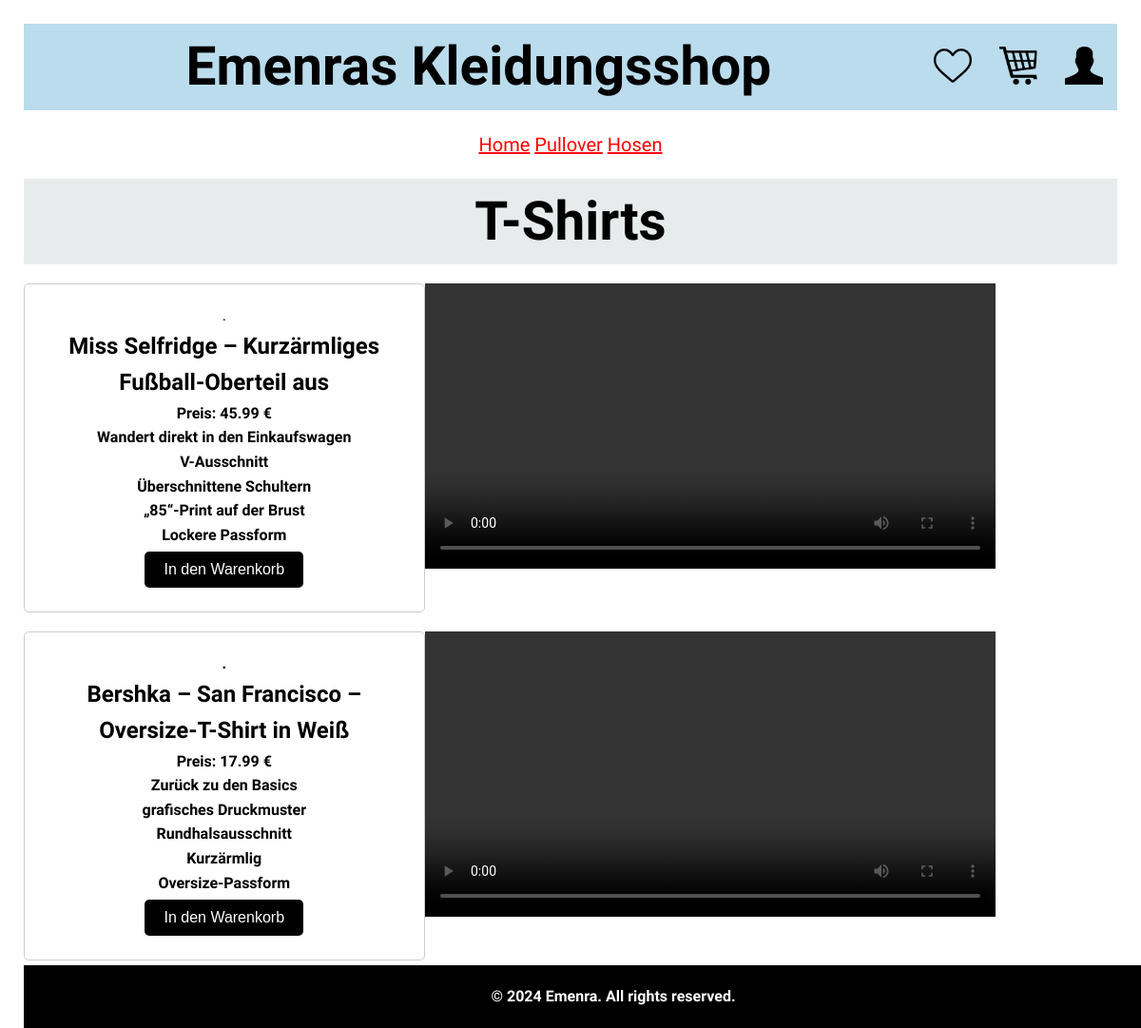
Screenshot of /tshirts.php with the database file from the repository.
### tables this page shows
CREATE TABLE `produkte` (
  `P_ID` int(11) NOT NULL,
  `P_Name` varchar(50) NOT NULL,
  `P_Beschreibung` varchar(500) NOT NULL,
  `P_Kategorie` varchar(50) NOT NULL,
  `P_Anzahl` text NOT NULL,
  `P_Preis` double NOT NULL,
  `P_Bewertung` double NOT NULL,
  `P_Größe` varchar(50) NOT NULL
);

### tshirts.php (the view, shortened to what this page needs)
<!DOCTYPE html>
<html lang="en">
<head>
    <link rel="stylesheet" href="style.css">
</head>
<body>
    <header>
        <section id="Uberschrift"><h1>Emenras Kleidungsshop
            <div id="icons-container">
            <img src="Icons\heart.png" alt="Icon 3" class="icon heart">
            <img src="Icons\cart-line-icon.png" alt="Icon 1" class="icon cart">
            <img src="Icons\male-icon.png" alt="Icon 2" class="icon person">
        </div>
    </h1>
</section>
<section id="links">
     <a href="index.html"> Home</a>
<a href="pullover.php">Pullover</a>
                <a href="Hosen.php">Hosen</a>
       </section>
   <section id="Pullover">  <h1>T-Shirts</h1></section>
</head>
<body>
<?php
$servername = "localhost";
$username = "root";
$password = "";
$database = "webshop_emenra";
$conn = new mysqli($servername, $username, $password, $database);
$sql = "SELECT * FROM produkte WHERE P_Kategorie='Tshirt'";
$result = $conn->query($sql);
if ($result->num_rows > 0) {
    while($row = $result->fetch_array()){
      $name = $row['P_Name'];
      $preis = $row['P_Preis'];
      $beschreibung = $row['P_Beschreibung'];
      echo '<div class="mycontainer"><div>';
      echo "</div><div class='product-box' style='background-color:#ffffff;'>.
      <h2>$name</h2>
      <p><b>Preis: $preis €</p>
      <p>$beschreibung</p>
      <form method='post'>
        <input type='submit' name='add_to_cart' value='In den Warenkorb'>
      </form>
      </div>";
      echo "<div>
      <video controls autoplay loop width='600'>
        <source src='$videoPfad' type='video/mp4'>
      </video>
      </div>";
      echo "</div>";
    }
  }
?>
<br>
<footer>
        <p>&copy; 2024 Emenra. All rights reserved.</p>
    </footer>
    </body>
</html>

### style.css (style rules this page uses)
body, h1, h2, h3, p, ul { margin: 0; padding: 0; }
body { font-family: 'Gruppo', sans-serif; line-height: 1.6; background-color: #ffffff; }
header { background-color: #ffffff; padding: 25px; text-align: center; }
section { margin-bottom: 20px; }
footer { background-color: #000000; color: #ffffff; padding: 20px; text-align: center; bottom: 0; position: fixed; width: 100%; }
#icons-container { float: right; }
.icon { margin-left: 15x; margin-right: 15px; width: 40px; height: auto; cursor: pointer; }
a { color: red; }
form { margin: 5px auto; width: 80%; max-width: 700px; }
input[type="submit"] { padding: 10px 20px; background-color: #000000; color: #ffffff; border: none; border-radius: 5px; cursor: pointer; font-size: 16px; transition: background-color 0.3s ease; }

### tshirts.php (style rules this page uses)
#Uberschrift { text-align: center; font-size: 1cm; color: rgb(0, 0, 0); letter-spacing: 0,2cm; background-color: rgb(186, 220, 236); }
#links { text-align: center; font-size: 20px; }
#Pullover { text-align: center; font-size: 1cm; color: rgb(0, 0, 0); letter-spacing: 0,2cm; background-color: rgb(231, 235, 236); }
.mycontainer { width:100%; overflow:auto; }
.mycontainer div { width:33%; float:left; }
.product-box { background-color: #ffffff; padding: 20px; border: 1px solid #ccc; border-radius: 5px; margin-bottom: 20px; }

### rows the page displays
produkte: P_Name "Miss Selfridge – Kurzärmliges Fußball-Oberteil aus", P_Preis "45.99", P_Beschreibung "Wandert direkt in den Einkaufswagen V-Ausschnitt Überschnittene Schultern „85“-Print auf der Brust Lockere Passform"
produkte: P_Name "Bershka – San Francisco – Oversize-T-Shirt in Weiß", P_Preis "17.99", P_Beschreibung "Zurück zu den Basics grafisches Druckmuster Rundhalsausschnitt Kurzärmlig Oversize-Passform"
